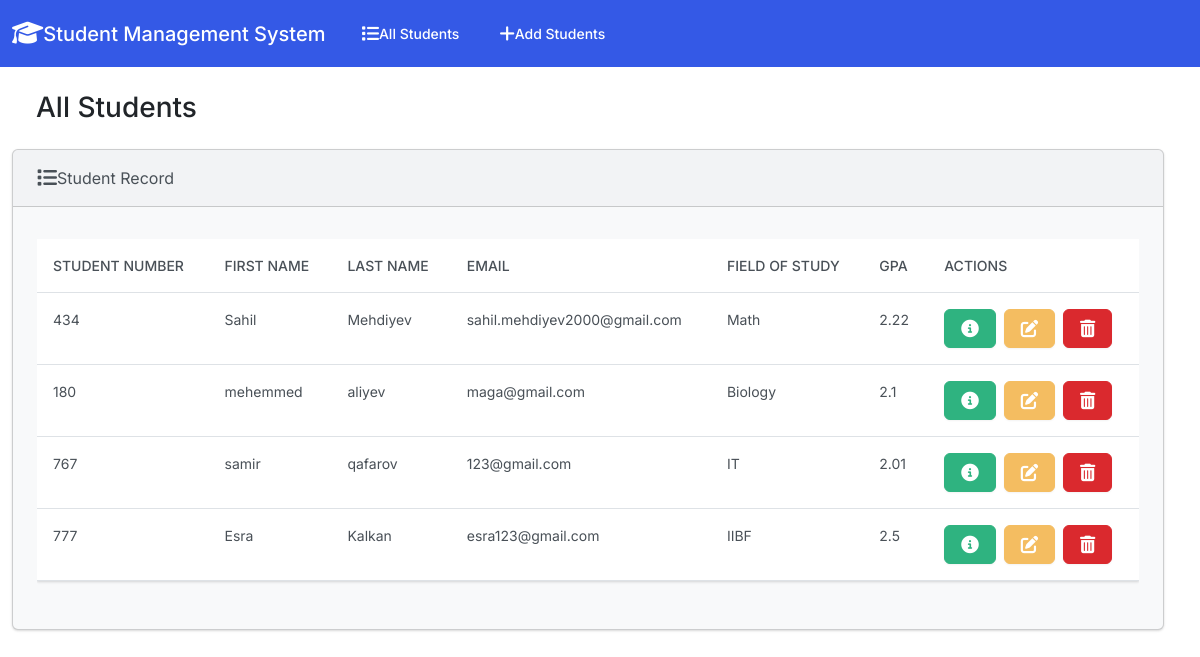
The page / on the database its author committed.
### students/models.py (models this page shows)
class Student(models.Model):
    student_number = models.PositiveIntegerField()
    first_name = models.CharField(max_length=50)
    last_name = models.CharField(max_length=100)
    email = models.EmailField(max_length=100)
    field_of_study = models.CharField(max_length=50)
    gpa = models.FloatField()

### students/views.py (the view)
# urls.py: path('',views.index,name='index'),
def index(request):
    return render(request,'students/index.html',{
        'students': Student.objects.all()
    })

### students/templates/students/index.html (shortened to what this page needs)
{% extends 'students/base.html' %}
{% block body %}
<h3 class="m-4">All Students</h3>
<div class="row">
    <div class="col-12">
        {% if students %}
            <div class="card bg-light mb-4 me-4">
                <div class="card-header">
                    <i class="fa-solid fa-list fa-lg"></i>Student Record
                </div>
                <div class="card-body">
                <p class="card-text">
                    <div class="table-responsive">
                        <table class="table table-hover">
                            <thead>
                              <tr>
                                <th scope="col">Student Number</th>
                                <th scope="col">First Name</th>
                                <th scope="col">Last Name</th>
                                <th scope="col">Email</th>
                                <th scope="col">Field of study</th>
                                <th scope="col">Gpa</th>
                                <th scope="col">Actions</th>
                              </tr>
                            </thead>
                            <tbody>
                            {% for student in students %}
                                <tr>
                                    <td>{{ student.student_number }}</td>
                                    <td>{{ student.first_name }}</td>
                                    <td>{{ student.last_name }}</td>
                                    <td>{{ student.email}}</td>
                                    <td>{{ student.field_of_study }}</td>
                                    <td>{{ student.gpa }}</td>
                                    <td>
                                        <button type="button" class="btn btn-success me-1" href="{% url 'view_student' student.id %}"
                                        data-bs-target="myModal{{student.id}}" data-bs-toggle="modal">
                                        </button>
                                          <a href="{% url 'edit' student.id %}" class="btn btn-warning me-1">
                                          </a>
                                          <button type="button" class="btn btn-danger" data-bs-toggle="modal" data-bs-target="#delete{{student.id}}">
                                          </button>
                                    </td>
                                </tr>
                            {% endfor %}
                            </tbody>
                          </table>
                    </div>
                </p>
                </div>
            </div>
        {% else %}
            <h5 class="alert alert-primary ms-4 me-4">No Students Records</h5>
        {% endif %}
    </div>
</div>
{% endblock %}

### students/templates/students/base.html (shortened to what this page needs)
{% load static %}
<!DOCTYPE html>
<html lang="en">
<head>
    <link rel="stylesheet" href="https://cdnjs.cloudflare.com/ajax/libs/font-awesome/6.4.0/css/all.min.css"/>
    <link rel="stylesheet" href=" {% static 'css/bootstrap.min.css' %} ">
</head>
<body class="f-flex flex-column min-vh-100">
    <nav class="navbar navbar-expand-lg bg-primary" data-bs-theme="dark">
        <div class="container-fluid">
          <a class="navbar-brand" href="{% url 'index' %}">
            <i class="fa-solid fa-graduation-cap fa-lg"></i>Student Management System </a>
          <div class="collapse navbar-collapse" id="navbarColor01">
            <ul class="navbar-nav me-auto">
              <li class="nav-item">
                <a class="nav-link" href="{% url 'index' %}">
                    All Students</a>
              </li>
              <li class="nav-item">
                <a class="nav-link" href="{% url 'add' %}">
                    Add Students</a>
              </li>
            </ul>
          </div>
        </div>
      </nav>
      <div class="container-fluid">
        {% block body%}
        {% endblock %}
      </div>
</body>
</html>

### rows shown on the page
Student: student_number "434", first_name "Sahil", last_name "Mehdiyev", email "sahil.mehdiyev2000@gmail.com", field_of_study "Math", gpa "2.22"
Student: student_number "180", first_name "mehemmed", last_name "aliyev", email "maga@gmail.com", field_of_study "Biology", gpa "2.1"
Student: student_number "767", first_name "samir", last_name "qafarov", email "123@gmail.com", field_of_study "IT", gpa "2.01"
Student: student_number "777", first_name "Esra", last_name "Kalkan", email "esra123@gmail.com", field_of_study "IIBF", gpa "2.5"
